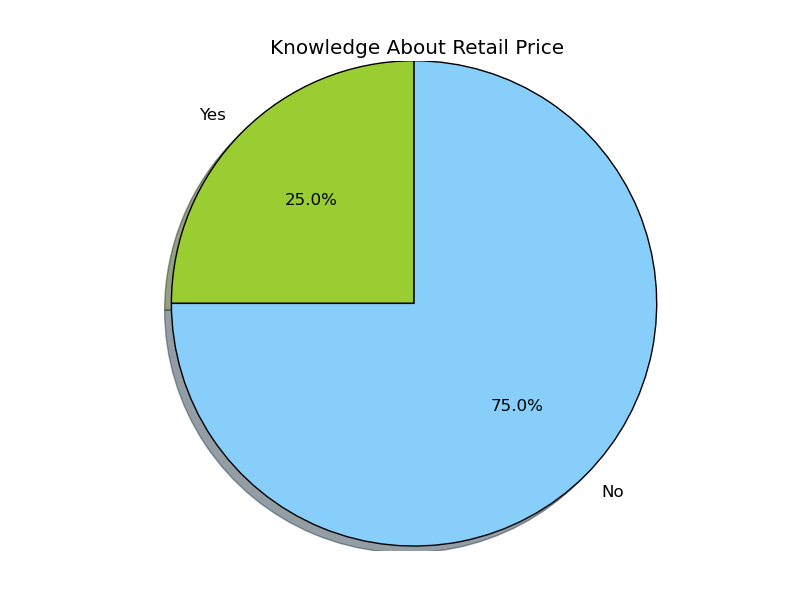

The script that drew this image:
import matplotlib.pyplot as plt


# The slices will be ordered and plotted counter-clockwise.
labels = 'Yes', 'No' 
sizes = [3,9]
#colors = ['yellowgreen', 'gold', 'lightskyblue', 'lightcoral']
#explode = (0, 0.1, 0, 0) # only "explode" the 2nd slice (i.e. 'Hogs')

colors = ['yellowgreen', 'lightskyblue']

plt.pie(sizes, labels=labels, colors=colors,
        autopct='%1.1f%%', shadow=True, startangle=90)
# Set aspect ratio to be equal so that pie is drawn as a circle.
plt.axis('equal')
plt.title("Knowledge About Retail Price")
plt.show()
